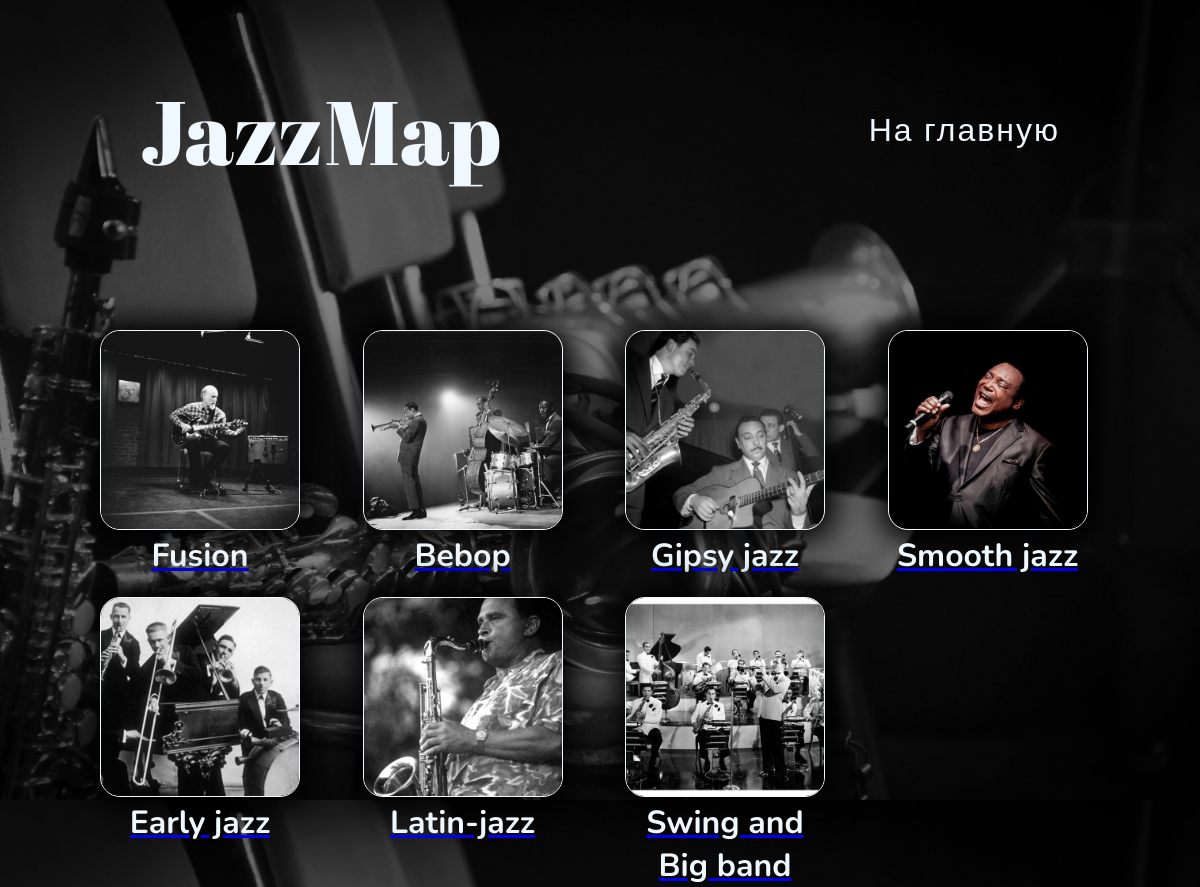
The page /genres/ on the database its author committed.
### genres/models.py (models this page shows, shortened)
class Genre(models.Model):
    name = models.CharField(max_length=30, null=False, verbose_name="Название")
    image = models.ImageField(upload_to=f'genres/images/', null=False, verbose_name="Изображение")
    text = models.TextField(null=False, verbose_name="Статья")
    slug = models.SlugField(max_length=200, unique=True, blank=True, null=True, verbose_name='URL')
    class Meta:
        verbose_name = "Жанр"
        verbose_name_plural = "Жанры"

### genres/views.py (the view)
# urls.py: path('', genres, name='genres_list'),
def genres(request):
    genres = Genre.objects.all()
    return render(request, 'genres/genres_list.html', {"genres": genres})

### genres/templates/genres/genres_list.html
{% extends "base.html" %}
{% load static %}
{% block header %}
<a class="main-nav-ref" id="styles-ref" href="{% url 'home' %}">На главную</a>
{% endblock header %}
{% block body %}
<div class="genres-grid">
    {% for genre in genres %}
    <a href="{% url 'genres:show_genre' genre.slug %}" class="genre_ref">
        <div class="genre-wrapper">
            <img src="{{ genre.image.url }}" alt="{{ genre.name }}" class="genre-image">
            <h2 class="genre-name">{{ genre.name }}</h2>
        </div>
    </a>
    {% endfor %}
</div>
{% endblock body %}

### static/css/styles.css (style rules this page uses)
html { box-sizing: border-box; width: 100%; height: 100vh; background-image: linear-gradient(rgba(0,0,0,0.5), rgba(0,0,0,0.5)), url('../images/background_image.jpg'); background-position: center; background-size: cover; }
*, *::after, *::before { box-sizing: border-box; margin: 0; padding: 0; }
.main-nav-ref { position: relative; text-decoration: none; color: aliceblue; font-family: "Nunito", sans-serif; font-size: 32px; font-weight: 400; letter-spacing: 2px; }
.main-nav-ref:after { content: ""; position: absolute; background-color: rgb(24, 246, 246); height: 2px; width: 0%; left: 0; bottom: -10px; transition: 0.5s; }
.genres-grid { width: 1000px; height: 100%; margin: 100px auto; display: grid; grid-template-columns: repeat(4, 1fr); column-gap: 50px; row-gap: 20px; }
.genre-wrapper { width: 200px; position: relative; align-items: center; transition: transform 0.5s; }
.genre-image { transition: transform 0.5s; width: 200px; height: 200px; border-radius: 20px; border: 1px solid aliceblue; margin: 0 auto; box-shadow: 1px 1px 30px 10px black; }
.genre-name { color: aliceblue; font-family: "Nunito", sans-serif; font-size: 32px; text-align: center; margin: 0 auto; }

### rows shown on the page
Genre: image (picture), name "Fusion"
Genre: image (picture), name "Bebop"
Genre: image (picture), name "Gipsy jazz"
Genre: image (picture), name "Smooth jazz"
Genre: image (picture), name "Early jazz"
Genre: image (picture), name "Latin-jazz"
Genre: image (picture), name "Swing and Big band"
